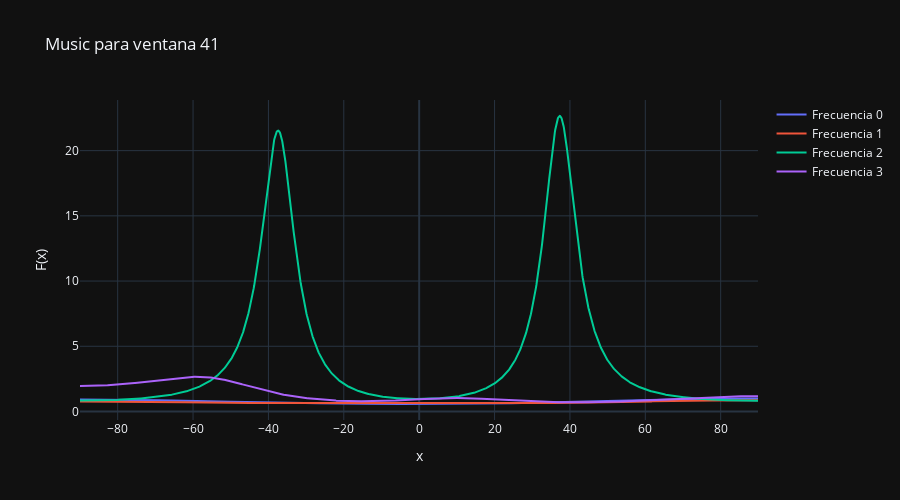

The notebook cell saved with this chart:
### Markdown cell above
Vemos que ninguno de los dos métodos arroja algo bueno

### Code cell
ventana_random=np.random.randint(0,num_ventanas-1)
music_random=MUSIC(this_ws,x_v_array[ventana_random],angles,n_ruidoso)
plt.title(f'Señal de ventana {ventana_random}')
plt.plot(t_v_array[ventana_random],x_v_array[ventana_random][0])
plt.plot(t_v_array[ventana_random],x_v_array[ventana_random][1])
plt.plot(t_v_array[ventana_random],x_v_array[ventana_random][2])
plt.show()
music_plot(angles,music_random,this_ws,titulo=f'Music para ventana {ventana_random}')

### Figure 1 — Plotly figure (JSON) as saved in the notebook; plotly's stock layout.template omitted (floating-point values rounded to 4 significant figures; data arrays with more than 128 entries replaced by an {"elided": "..."} marker saying what was removed)
{"data": [{"mode": "lines", "name": "Frecuencia 0", "type": "scatter", "x": {"elided": "1800 float values"}, "y": {"elided": "1800 float values"}}, {"mode": "lines", "name": "Frecuencia 1", "type": "scatter", "x": {"elided": "1800 float values"}, "y": {"elided": "1800 float values"}}, {"mode": "lines", "name": "Frecuencia 2", "type": "scatter", "x": {"elided": "1800 float values"}, "y": {"elided": "1800 float values"}}, {"mode": "lines", "name": "Frecuencia 3", "type": "scatter", "x": {"elided": "1800 float values"}, "y": {"elided": "1800 float values"}}], "layout": {"height": 500, "title": {"text": "Music para ventana 41"}, "width": 900, "xaxis": {"title": {"text": "x"}}, "yaxis": {"title": {"text": "F(x)"}}}}
